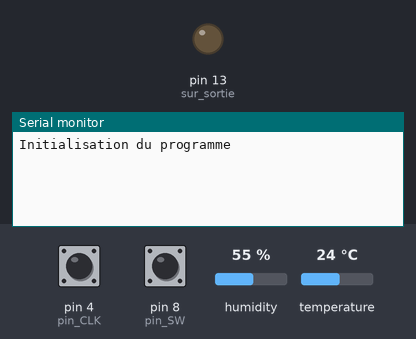
Recording of a sketch running on a simulated Arduino Uno, built with avr-gcc and run on an emulated ATmega328P. On the bench: output pins drawn as LEDs (lit = HIGH), the last lines printed to the serial monitor. The inputs (shaded band) are chosen by the test bench; at power-on: humidity 55 %, pin 8 (pin_SW) HIGH, pin 4 (pin_CLK) HIGH, temperature 24 °C.

Above: at 1.2 s.
1.3 s: humidity set to 22 %
At 2.5 s:
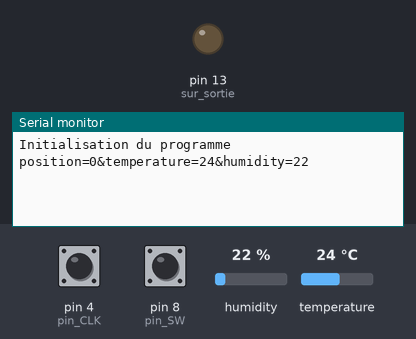
3.5 s: pin 8 (pin_SW) pulled LOW for 0.15 s
At 4.4 s:
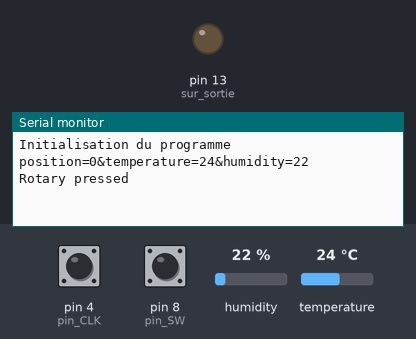

Measured:
- after the input at 1.3 s, the serial monitor: prints a new line after 0.75 s (image 1)
- after the input at 3.5 s, the serial monitor: prints a new line at once (image 2)

The sketch:

projet_ok.ino
```cpp
#include <SoftwareSerial.h>
#include "DHT.h"

SoftwareSerial xbee(2, 3);

//-Potentionmètre
/*
Notes de branchement :
--> GND + => GND
--> Pin + => 5v
--> Pin CLK => 4
--> Pin CLK => 7
--> Pin CLK => 8
*/
const int pin_CLK  = 4;
const int pin_TD  = 7;
const int pin_SW  = 8;
bool clkState  = LOW;
bool clkLast  = HIGH;
bool swState  = HIGH;
bool swLast  = HIGH;
int rotVal  = 0;
int lastRotVal = 0;
const int rotValMax = 20; //Max un tour complet du potentionmètre

// Capteur de temperature et d'humidite DHT11
DHT dht(3, DHT11);
int lastTemperature = 0;
int lastHumidite = 0;

//- - - - [Initialisation de la carte] - - - -
void setup() {

  lastTemperature = dht.readTemperature();
  lastHumidite = dht.readHumidity();
  //Init Serial USB
  xbee.begin(9600); //--> XBee
  Serial.begin(9600); //--> Arduino

  //Initialisation de la broche 13 du Ardnuino
  pinMode(13, OUTPUT); //sur sortie

  //Potentionmètre - Initialisation des rotations
  pinMode(pin_CLK,INPUT);
  pinMode(pin_TD,INPUT);
  pinMode(pin_SW,INPUT_PULLUP);

  //Capteur DHT11
  dht.begin();

  Serial.println(F("Initialisation du programme"));

}

//- - - - [Fonction principale] - - - -
void loop() {
  lastTemperature = int(dht.readTemperature());
  lastHumidite = int(dht.readHumidity());

  //Fonction du Potentionmètre
  readRotary();
  if(lastRotVal!=rotVal){
    lastRotVal=rotVal;
  }

  // Recupere la temperature et l'humidite du capteur et l'affiche
  // sur le moniteur serie
  if( (lastTemperature!= int(dht.readTemperature())) ){
    lastTemperature = int (dht.readTemperature());
  }
  if((lastTemperature!=int(dht.readHumidity())) ){
    lastHumidite = int (dht.readHumidity());
  }

  if(lastTemperature != int(dht.readTemperature()) || lastHumidite != int(dht.readHumidity()) || lastRotVal!=rotVal){
    Serial.print("position=");
    Serial.print(rotVal);
    Serial.print("&temperature=");
    Serial.print(int(dht.readTemperature()));
    Serial.print("&humidity=");
    Serial.print(int(dht.readHumidity()));
    Serial.println("");
  }
}

//- - - - [Lecteur du Potentionmètre] - - - -
void readRotary(){
  ////Test routine for Rotary
  // gestion position
  clkState = digitalRead(pin_CLK);
  if ((clkLast == LOW) && (clkState == HIGH)) {//rotary moving
    if (digitalRead(pin_TD) == HIGH) {
      rotVal = rotVal - 1;
      if ( rotVal < 0 ) {
        rotVal = 0;
      }
    }
    else {
      rotVal++;
      if ( rotVal > rotValMax ) {
        rotVal = rotValMax;
      }
    }
    delay(200);
  }
  clkLast = clkState;

  //gestion bouton
  swState = digitalRead(pin_SW);
  if (swState == LOW && swLast == HIGH) {
    Serial.println("Rotary pressed");
    delay(100);//debounce
  }
  swLast = swState;
}
```
